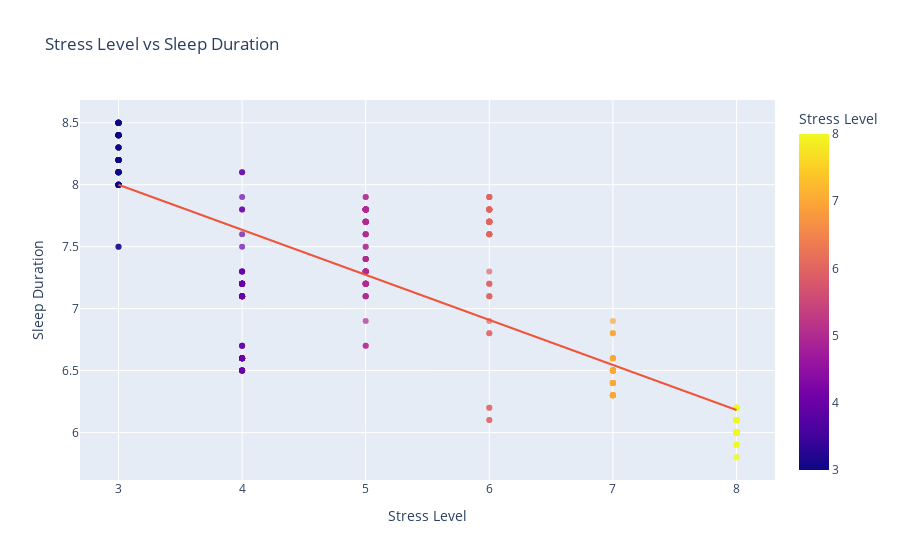

The notebook cell saved with this chart:
### Markdown cell above
### Stress Level vs Sleep Duration

### Code cell
fig = px.scatter(
    df,
    x="Stress Level",
    y="Sleep Duration",
    trendline="ols",
    title="Stress Level vs Sleep Duration",
    opacity=0.7,
    color="Stress Level",
)

fig.show()

### Figure 1 — Plotly figure (JSON) as saved in the notebook; plotly's stock layout.template omitted (floating-point values rounded to 4 significant figures; data arrays with more than 128 entries replaced by an {"elided": "..."} marker saying what was removed)
{"data": [{"hovertemplate": "Stress Level=%{marker.color}<br>Sleep Duration=%{y}<extra></extra>", "legendgroup": "", "marker": {"color": {"elided": "374 int values"}, "coloraxis": "coloraxis", "opacity": 0.7, "symbol": "circle"}, "mode": "markers", "name": "", "orientation": "v", "showlegend": false, "type": "scatter", "x": {"elided": "374 int values"}, "xaxis": "x", "y": {"elided": "374 float values"}, "yaxis": "y"}, {"hovertemplate": "<b>OLS trendline</b><br>Sleep Duration = -0.363644 * Stress Level + 9.09032<br>R<sup>2</sup>=0.657758<br><br>Stress Level=%{x}<br>Sleep Duration=%{y} <b>(trend)</b><extra></extra>", "legendgroup": "", "marker": {"symbol": "circle"}, "mode": "lines", "name": "", "showlegend": false, "type": "scatter", "x": {"elided": "374 int values"}, "xaxis": "x", "y": {"elided": "374 float values"}, "yaxis": "y"}], "layout": {"autosize": true, "coloraxis": {"colorbar": {"title": {"text": "Stress Level"}}, "colorscale": [[0, "#0d0887"], [0.1111, "#46039f"], [0.2222, "#7201a8"], [0.3333, "#9c179e"], [0.4444, "#bd3786"], [0.5556, "#d8576b"], [0.6667, "#ed7953"], [0.7778, "#fb9f3a"], [0.8889, "#fdca26"], [1, "#f0f921"]]}, "legend": {"tracegroupgap": 0}, "title": {"text": "Stress Level vs Sleep Duration"}, "xaxis": {"anchor": "y", "autorange": true, "domain": [0, 1], "range": [2.674, 8.326], "title": {"text": "Stress Level"}, "type": "linear"}, "yaxis": {"anchor": "x", "autorange": true, "domain": [0, 1], "range": [5.577, 8.723], "title": {"text": "Sleep Duration"}, "type": "linear"}}}
